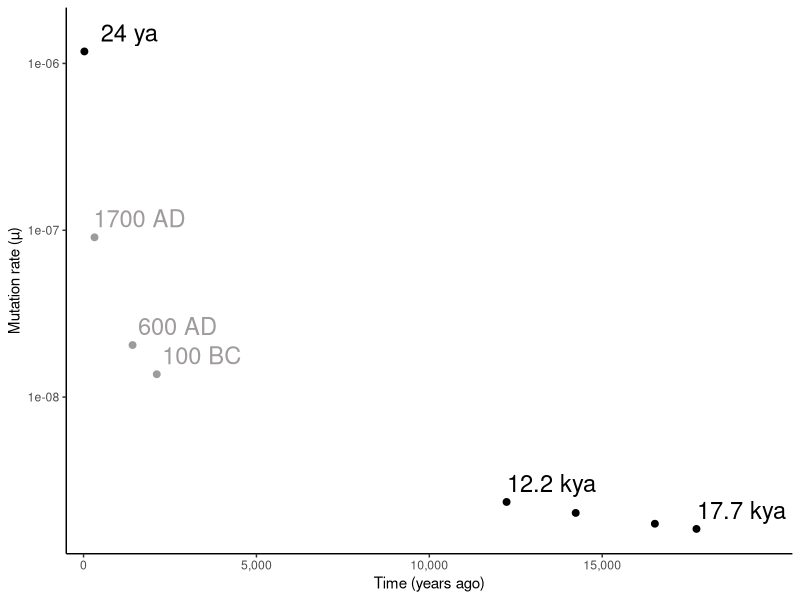

This figure's R source: (Note: this script raises an error after producing the figure.)
library(ggplot2)
library(scales)

setwd("/Users/Evan/Dropbox/Documents/Oxford/DPhil/Papers/TREE paper/Figs")
pdf_file='rate-curve.pdf'

rates <- c(1.62e-9, 1.74e-9, 2.02e-9, 2.35e-9, 1.18e-6)
# times <- c(26324, 24539, 21137, 18169, 36)

# times <- c(17726,      16523,   14233,   12234,      24)
# cols  <- c('black',    'black', 'black', 'black',    'black')
# dates <- c('17.7 kya', '',      '',      '12.2 kya', '24 ya')

rates <- c(1.62e-9,    1.74e-9, 2.02e-9, 2.35e-9,    1.37e-8,    2.05e-8,    9.07e-8,  1.18e-6)
times <- c(17726,      16523,   14233,   12234,      2117,       1417,       317,       24)
cols  <- c('black',    'black', 'black', 'black',    '#9f9b9b',  '#9f9b9b',  '#9f9b9b', 'black')
dates <- c('17.7 kya', '',      '',      '12.2 kya', '100 BC',   '600 AD',   '1700 AD', '24 ya')
# dates <- c('17.7 kya', '',      '',      '12.2 kya', '1st century BC',   '6st century AD',   '18th century AD', '24 ya')

# rates2 <- c(1.62e-9, 1.74e-9, 2.02e-9, 2.35e-9)
# times2 <- c(26324, 24539, 21137, 18169)

# dates <- c('26.3 kya', '', '', '18.2 kya', '36 ya')


dat = data.frame(x=times, y=rates)
# dat2 = data.frame(x=times2, y=rates2)

# the time estimate in units of mu
# t <- 4.269762246E-05
t <- 2.875081736E-05

breaks <- 10**(-9:-6)

fn1 <- function(x) {log10(t/x)}
fn2 <- function(x) {t/x}

pdf(file=pdf_file, width = 3.5, height = 2.6)

ggplot(data=dat, aes(x=x, y=y)) +
    theme_bw() +
    # theme(panel.grid.major = element_blank(), panel.grid.minor = element_blank()) +
    theme(axis.line = element_line(colour = "black"),
          panel.grid.major = element_blank(),
          panel.grid.minor = element_blank(),
          panel.border = element_blank(),
          panel.background = element_blank()) +
    xlab("Time (years ago)") +
    ylab("Mutation rate (µ)") +
    geom_point(size=2, shape=19, colour=cols) +
    geom_text(aes(label=dates), nudge_y=log10(1.3), nudge_x=1300, colour=cols, cex=6) +
    scale_y_log10(breaks=breaks, labels=breaks) +
    scale_x_continuous(breaks=seq(0, 15000, by = 5000), limits=c(0, 20000), labels = comma, expand = c(0,500)) +
    stat_function(fun=fn1, geom="line")
    # stat_function(fun=fn1, geom="area", xlim = c(18169, 26324), fill = 'red', alpha = 0.2)
    # geom_area(stat = "function", fun = fn1, xlim = c(18169, 26324, fill = 'red', alpha = 0.2)

dev.off()

ggplot(data=dat2, aes(x=x, y=y)) +
    xlab("Time (t)") +
    ylab("Mutation rate (μ)") +
    geom_point(colour="red", size=4, shape=21, fill="white") +
    scale_x_continuous(limits=c(0, 30000), labels = comma) +
    stat_function(fun=fn2, geom="line") +
    stat_function(fun=fn2, geom="area", xlim = c(18169, 26324), fill = 'red', alpha = 0.2)

